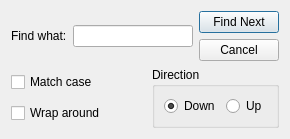
<?xml version="1.0" encoding="UTF-8"?>
<ui version="4.0">
 <class>FindDialog</class>
 <widget class="QDialog" name="FindDialog">
  <property name="geometry">
   <rect>
    <x>0</x>
    <y>0</y>
    <width>400</width>
    <height>200</height>
   </rect>
  </property>
  <property name="maximumSize">
   <size>
    <width>400</width>
    <height>200</height>
   </size>
  </property>
  <property name="windowTitle">
   <string>Dialog</string>
  </property>
  <layout class="QVBoxLayout" name="verticalLayout_4">
   <property name="sizeConstraint">
    <enum>QLayout::SetFixedSize</enum>
   </property>
   <item>
    <layout class="QHBoxLayout" name="horizontalLayout_2">
     <item>
      <layout class="QHBoxLayout" name="horizontalLayout">
       <item>
        <widget class="QLabel" name="lblFindWhat">
         <property name="maximumSize">
          <size>
           <width>16777215</width>
           <height>20</height>
          </size>
         </property>
         <property name="font">
          <font>
           <pointsize>9</pointsize>
          </font>
         </property>
         <property name="text">
          <string>Find what:</string>
         </property>
        </widget>
       </item>
       <item>
        <widget class="QLineEdit" name="txtFind"/>
       </item>
      </layout>
     </item>
     <item>
      <layout class="QVBoxLayout" name="verticalLayout">
       <item>
        <widget class="QPushButton" name="btnFind">
         <property name="text">
          <string>Find Next</string>
         </property>
        </widget>
       </item>
       <item>
        <widget class="QPushButton" name="btnCancel">
         <property name="text">
          <string>Cancel</string>
         </property>
        </widget>
       </item>
      </layout>
     </item>
    </layout>
   </item>
   <item>
    <layout class="QHBoxLayout" name="horizontalLayout_4">
     <item>
      <layout class="QVBoxLayout" name="verticalLayout_3">
       <item>
        <widget class="QCheckBox" name="chkMatchCase">
         <property name="text">
          <string>Match case</string>
         </property>
        </widget>
       </item>
       <item>
        <widget class="QCheckBox" name="chkWrapAround">
         <property name="text">
          <string>Wrap around</string>
         </property>
        </widget>
       </item>
      </layout>
     </item>
     <item>
      <spacer name="horizontalSpacer">
       <property name="orientation">
        <enum>Qt::Horizontal</enum>
       </property>
       <property name="sizeHint" stdset="0">
        <size>
         <width>40</width>
         <height>20</height>
        </size>
       </property>
      </spacer>
     </item>
     <item>
      <widget class="QGroupBox" name="grpDirection">
       <property name="title">
        <string>Direction</string>
       </property>
       <layout class="QVBoxLayout" name="verticalLayout_2">
        <item>
         <layout class="QHBoxLayout" name="horizontalLayout_3">
          <item>
           <widget class="QRadioButton" name="rdDirectionDown">
            <property name="text">
             <string>Down</string>
            </property>
            <property name="checked">
             <bool>true</bool>
            </property>
           </widget>
          </item>
          <item>
           <widget class="QRadioButton" name="rdDirectionUp">
            <property name="text">
             <string>Up</string>
            </property>
           </widget>
          </item>
         </layout>
        </item>
       </layout>
      </widget>
     </item>
    </layout>
   </item>
  </layout>
 </widget>
 <resources/>
 <connections/>
</ui>
